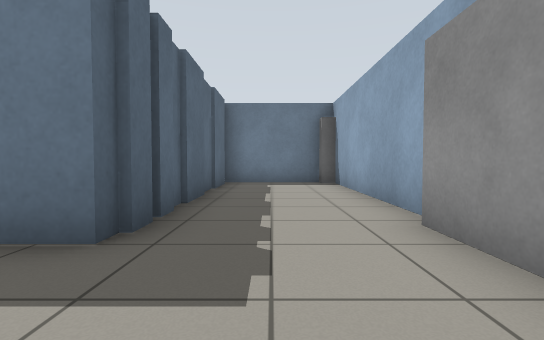
view 1 (above)

17 first-person views from a walk through a Gazebo world. The camera is 0.72 m above the floor, tilts 2° down and sees 85° across. The floor is counted in squares, 1 m on a side. Each view is taken from the middle of a square. On the plan, view 1 faces up. The plan holds only what a view shows up to about 10 squares ahead; the rest is blank. Simple shapes stand in for some stock models.

view 2
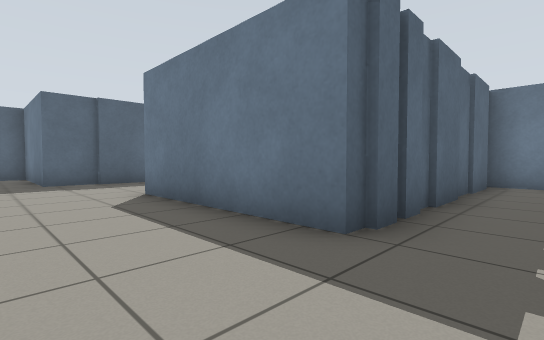

view 3
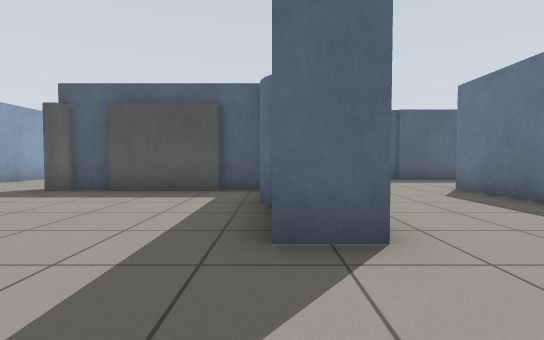

view 4
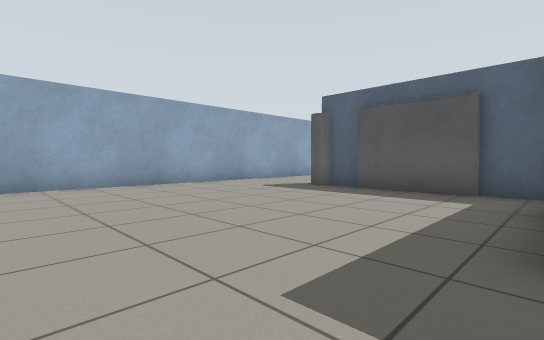

view 5
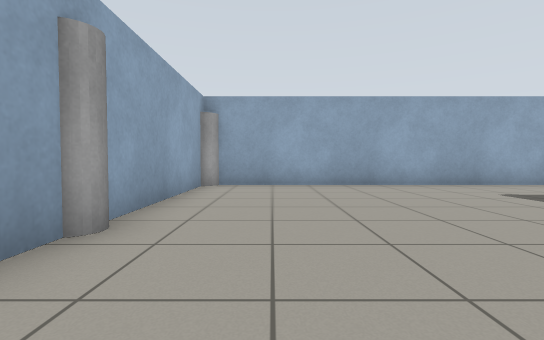

view 6
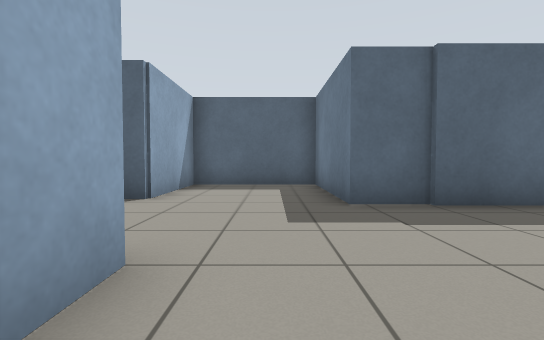

view 7
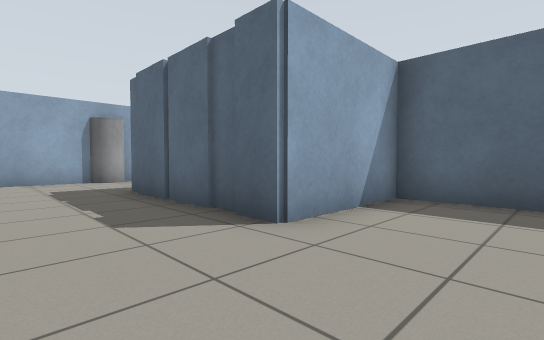

view 8
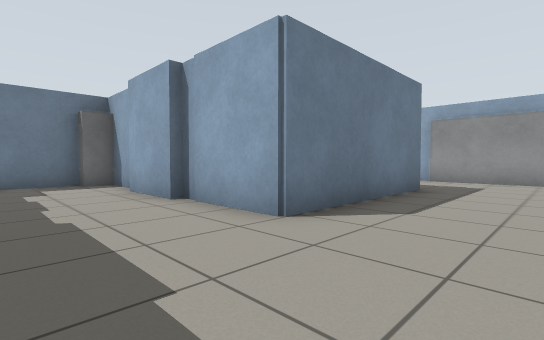

view 9
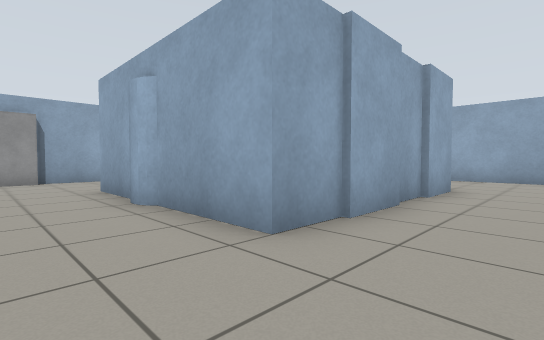

view 10
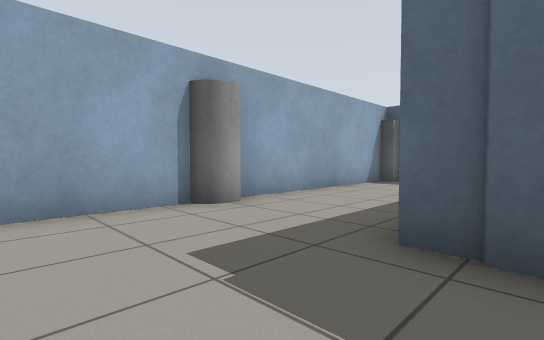

view 11
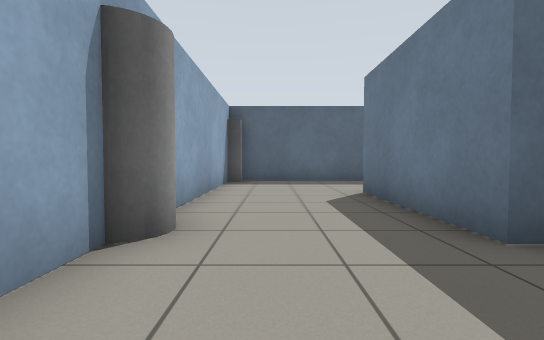

view 12
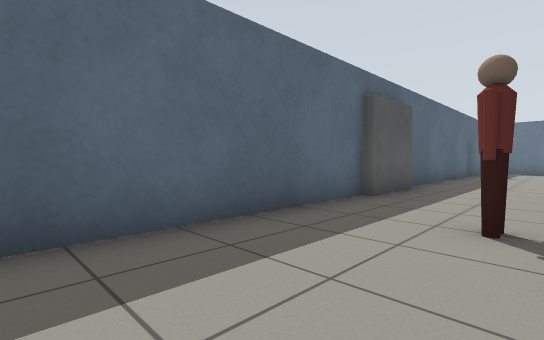

view 13
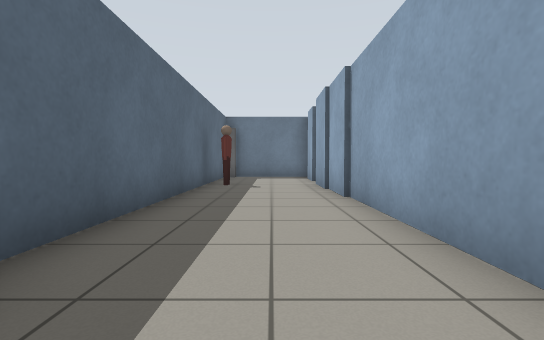

view 14
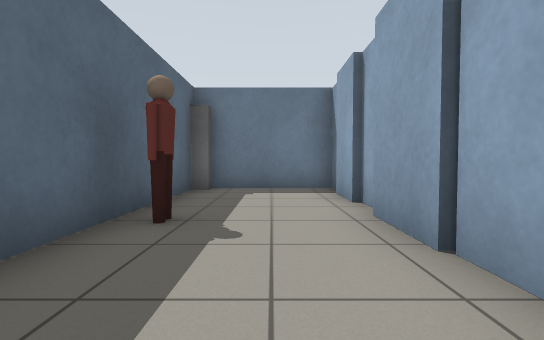

view 15
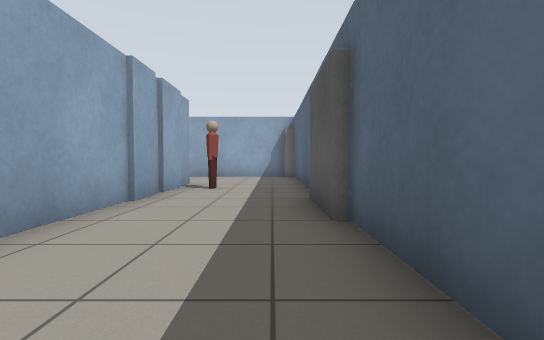

view 16
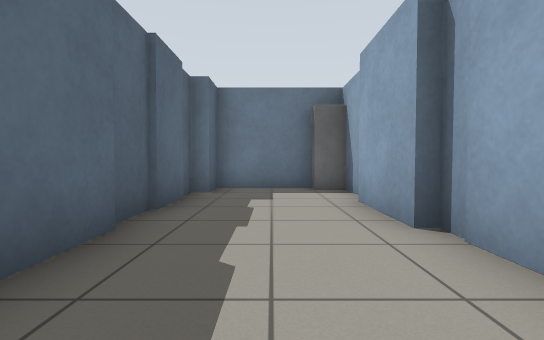

view 17
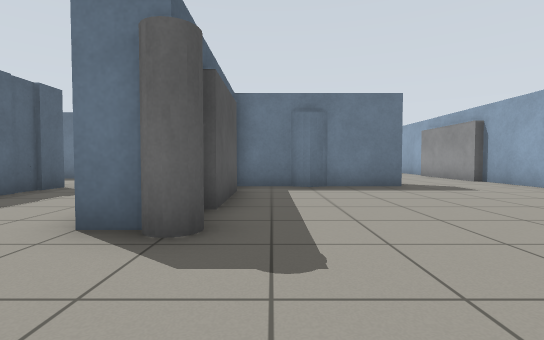

### Floor plan
Points are (right, up) in squares from view 1. A wall is a line through its corners. A room is listed if a view was taken in it or the views show most of it. See-through windows are left out.
Room 1 (views 1, 2, 3, 4, 5, 6, 7, 8, 9, 10, 11, 12, 13, 14, 15, 16, 17)
walls: (-4.5, -2) (-6, -2) (-6, -3.2); (-6, -5.7) (-6, -6.5); (-7, -6.6) (-7, -1) (-4.4, -1); (-3.4, -1) (-1.5, -1) (-1.5, -2) (-3.6, -2); (-6.4, -7) (-7, -7); (-14.5, -4.6) (-14.5, 4.3); (-6.5, 5.1) (-6.5, 7.1); (-9.6, 5.1) (-9.6, 1.3) (-13.5, 1.3) (-13.5, -2.2) (-10.5, -2.2) (-10.5, -7) (-14.5, -7) (-14.5, -6.1); (-14.7, 4.3) (-14.7, 5.9); (-9.6, 7.5) (-9.6, 5.3); (1.9, -2.5) (1.9, -0.4); (-6.3, 7.8) (-6.3, 9); (-17.9, -3.5) (-17.9, -9.5); (-14.5, 6.4) (-14.5, 9.4) (-17.5, 9.4); (-7.5, 9.4) (-9.3, 9.4) (-9.3, 8.4) (-9.6, 8.4) (-9.6, 7.8); (1.9, 3.8) (1.9, 9); (-17.2, -10.4) (1.5, -10.4); (1.9, -10) (1.9, -4); (-17.9, 9) (-17.9, -1.5); (1.5, 9.4) (-1.5, 9.4) (-1.5, 2.5) (-6.3, 2.5) (-6.3, 5.1)
objects: pillar (-18, -11) to (-18, -10); pillar (-18, -3) to (-18, -2); person (-17, 5); person (-15, -6) to (-15, -5); pillar (-11, -11) to (-11, -10); pillar (-7, 9) to (-6, 10); pillar (-6, -7); pillar (-6, -5) to (-6, -4); pillar (2, -5); pillar (2, 0) to (2, 3)

Where each view was taken, in squares from view 1:
view 1: 0 up, 0 right, facing up
view 2: 0 up, 0 right, facing up-left
view 3: 2 down, 1 right, facing left
view 4: 2 down, 1 right, facing down-left
view 5: 2 down, 0 right, facing down
view 6: 0 up, 5 left, facing left
view 7: 0 up, 8 left, facing down-left
view 8: 0 up, 9 left, facing up-right
view 9: 1 up, 9 left, facing down-right
view 10: 6 down, 8 left, facing down-left
view 11: 9 down, 8 left, facing left
view 12: 9 down, 15 left, facing up-left
view 13: 3 down, 16 left, facing up
view 14: 2 up, 16 left, facing up
view 15: 2 up, 17 left, facing down
view 16: 2 up, 8 left, facing up
view 17: 10 down, 5 left, facing up
